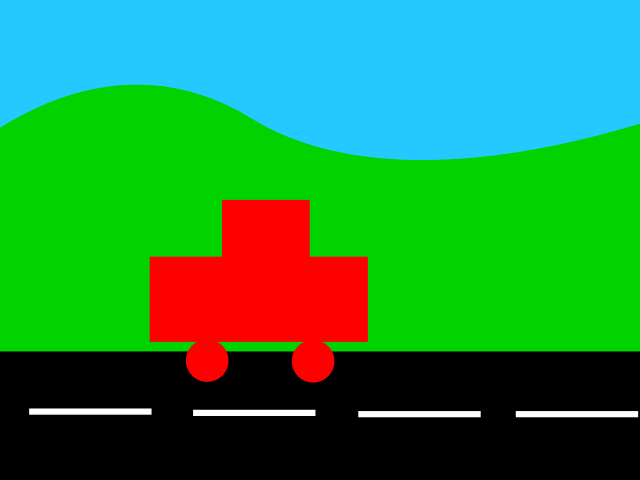
#> input picture opencv/commercial/Instructions/CV_Fundamentals/contour/car.png, 640 x 480 px
$ python contours.py   (older library calls are emulated)
#> lines starting #> are read from the running program, lines starting #| are printed output that depends on the picture; after the words box and inside, x2 and y2 are one past the last pixel; in counts of white or black regions, pixels touching at a corner belong together
import numpy as np
import cv2

img = cv2.imread( 'car.png' )
#> img is the input picture: shape (480, 640, 3); mean B, G, R 70.4, 137.8, 34.5

imgHSV = cv2.cvtColor( img, cv2.COLOR_BGR2HSV )
#> imgHSV: shape (480, 640, 3); mean H, S, V 49.1, 178.8, 173.9

mask = cv2.inRange( imgHSV, np.array( ( 0, 10, 10 ) ), np.array( ( 15, 255, 255 ) ) )
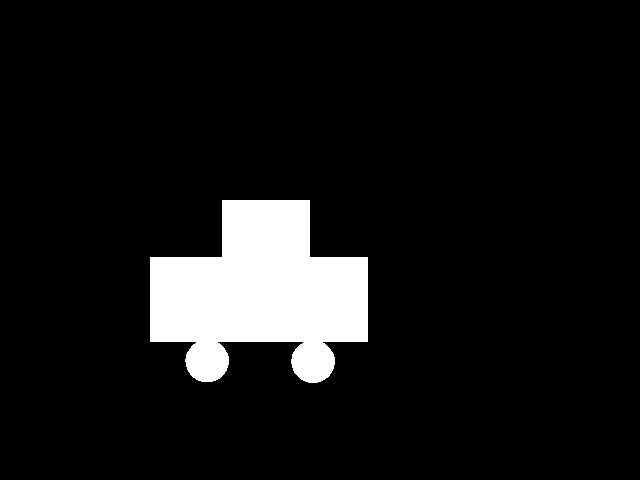
#> mask: shape (480, 640); 8.6% white; 1 white region
mask_cp = np.copy( mask )

im2, contours, hierarchy = cv2.findContours( mask, cv2.RETR_TREE, cv2.CHAIN_APPROX_SIMPLE )
#> contours = 1 contour; box (x1, y1, x2, y2) and area: (150, 200, 368, 383) 25974

img = cv2.drawContours( img, contours, -1, ( 0, 255, 255 ), 3 )
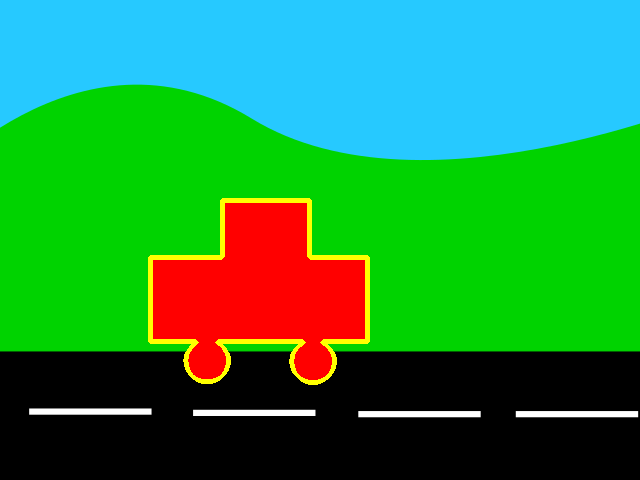
#> img: shape (480, 640, 3); 1.41% of pixels changed, all inside (x1, y1, x2, y2) = (148, 198, 370, 385)
img2 = np.copy( img )
img3 = np.copy( img )
img4 = np.copy( img )
cnt = contours[0]
#> cnt = contour of 118 points, box (x1, y1, x2, y2) (150, 200, 368, 383), area 25974
M = cv2.moments( cnt )
#> M = moments, m00 25973.5, centre m10/m00, m01/m00 = (260, 292.2)
cx = int( M['m10']/M['m00'] )
#> cx = 259
cy = int( M['m01']/M['m00'] )
#> cy = 292

cv2.circle( img2, ( cx, cy ), 5, ( 0, 255, 0 ), -1 )
#> img2: shape (480, 640, 3); 0.03% of pixels changed, all inside (x1, y1, x2, y2) = (254, 287, 265, 298)
area = cv2.contourArea( cnt )
#> area = 25973.5
perimeter = cv2.arcLength( cnt, True )
#> perimeter = 913.2
hull = cv2.convexHull( cnt )
#> hull = contour of 15 points, box (x1, y1, x2, y2) (150, 200, 368, 383), area 33784

for i in hull:
    cv2.circle( img3, tuple( i[0] ), 5, ( 255, 255, 255 ), -1 )
#> this loop made 15 passes
#> i on passes 1 to 12: [[309, 200]], [[367, 257]], [[367, 341]], [[327, 377]], [[324, 379]], [[320, 381]], [[317, 382]], [[308, 382]], [[201, 381]], [[198, 380]], [[196, 379]], [[193, 377]]
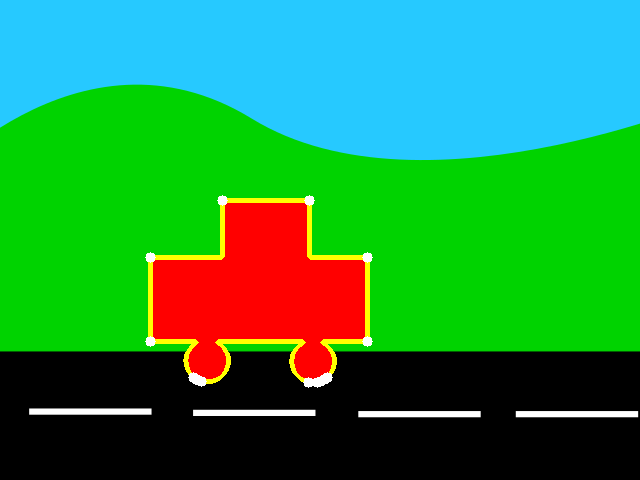
#> img3: shape (480, 640, 3); 0.3% of pixels changed, all inside (x1, y1, x2, y2) = (145, 195, 373, 388)

x, y, w, h = cv2.boundingRect( cnt )
#> x = 150; y = 200; w = 218; h = 183
cv2.rectangle( img4, ( x, y ), ( x+w, y+h ), ( 255, 0, 255 ), 2 )
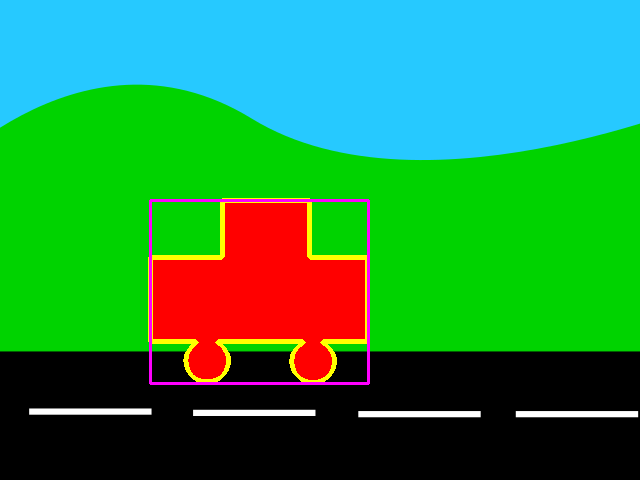
#> img4: shape (480, 640, 3); 0.78% of pixels changed, all inside (x1, y1, x2, y2) = (149, 199, 370, 385)

cv2.imshow( 'mask', mask_cp )
cv2.imshow( "contour", img )
cv2.imshow( "centroid", img2 )
cv2.imshow( "hull", img3 )
cv2.imshow( "rectangle", img4 )

cv2.waitKey( 0 )
cv2.destroyAllWindows
